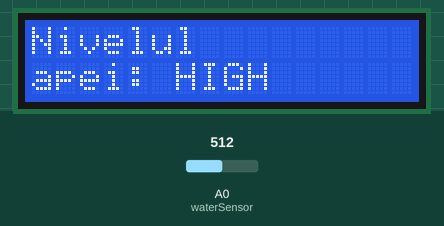
A sketch run on a simulated Arduino Uno, built with avr-gcc and run on an emulated ATmega328P. Parts: 16×2 character LCD. The test bench sets the inputs (shaded band); at power-on: A0 (waterSensor) = 512.

Above: at 1.2 s.
1.3 s: A0 (waterSensor) set to 387
2.8 s: A0 (waterSensor) set to 360
At 3.9 s:
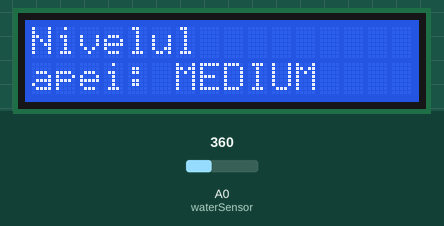
4.3 s: A0 (waterSensor) set to 318
5.8 s: A0 (waterSensor) set to 288
At 7.2 s:
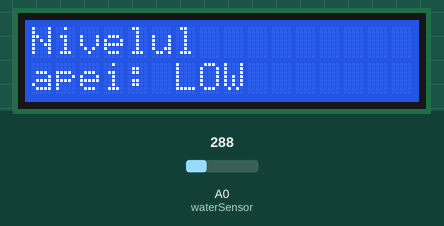
7.7 s: A0 (waterSensor) set to 610
At 9.0 s:
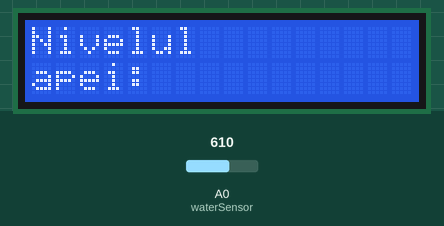
9.5 s: A0 (waterSensor) set to 588
At 10.7 s:
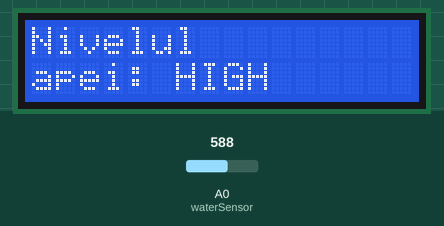
Timing chart, 0 to 12.0 s (numbered marks = the images above; inputs shaded):
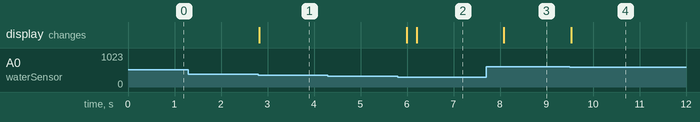

Measured:
- the behaviour switches between 371 and 370 on A0 (waterSensor) (found by bisection; images 0 and 1)
- the behaviour switches between 301 and 300 on A0 (waterSensor) (found by bisection; images 1 and 2)
- the behaviour switches between 601 and 600 on A0 (waterSensor) (found by bisection; images 3 and 4)
- after the input at 1.3 s, every drawn part: stays the same
- after the input at 2.8 s, the display: changes at once (image 1)
- after the input at 4.3 s, every drawn part: stays the same
- after the input at 5.8 s, the display: first changes after 0.20 s (image 2 shows a later state)
- after the input at 7.7 s, the display: changes after 0.39 s (image 3)
- after the input at 9.5 s, the display: changes at once (image 4)

The sketch:

waterLevel.ino
```cpp
#include <Wire.h>
#include <LiquidCrystal_I2C.h>

LiquidCrystal_I2C lcd(0x27,16,2);

int waterSensor = 0;

void setup()
{
  lcd.init();
  lcd.backlight();
  lcd.setCursor(0,0);
  lcd.print("Nivelul");
  lcd.setCursor(0,1);
  lcd.print("apei: ");
}

void loop()
{
    int value = analogRead(waterSensor);
    lcd.print("      ");
    lcd.setCursor(6,1);

    if(value>=0 && value<=300)
    {
      lcd.print("LOW");
    }
    else if(value>300 && value<=370)
    {
      lcd.print("MEDIUM");
    }
    else if(value>370 && value<=600)
    {
      lcd.print("HIGH");
    }
    delay(200);


}
```
